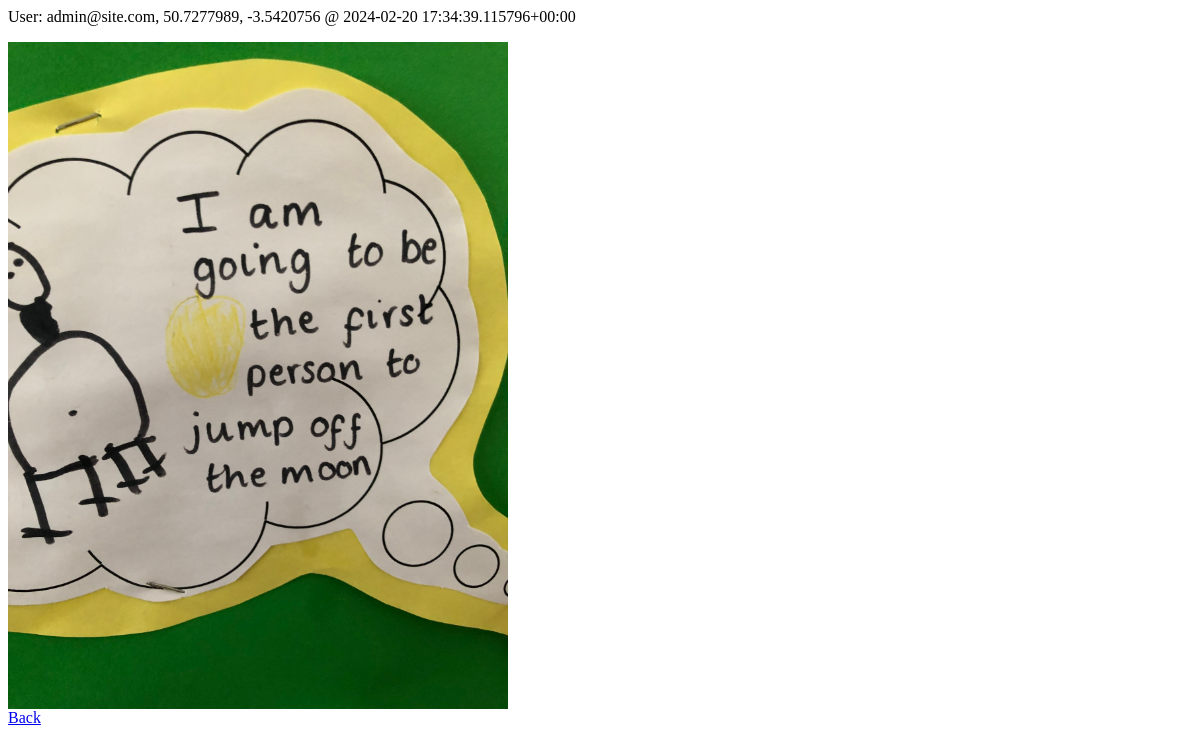
Page /litter/instance/2/ (signed in) on the earlier database version.
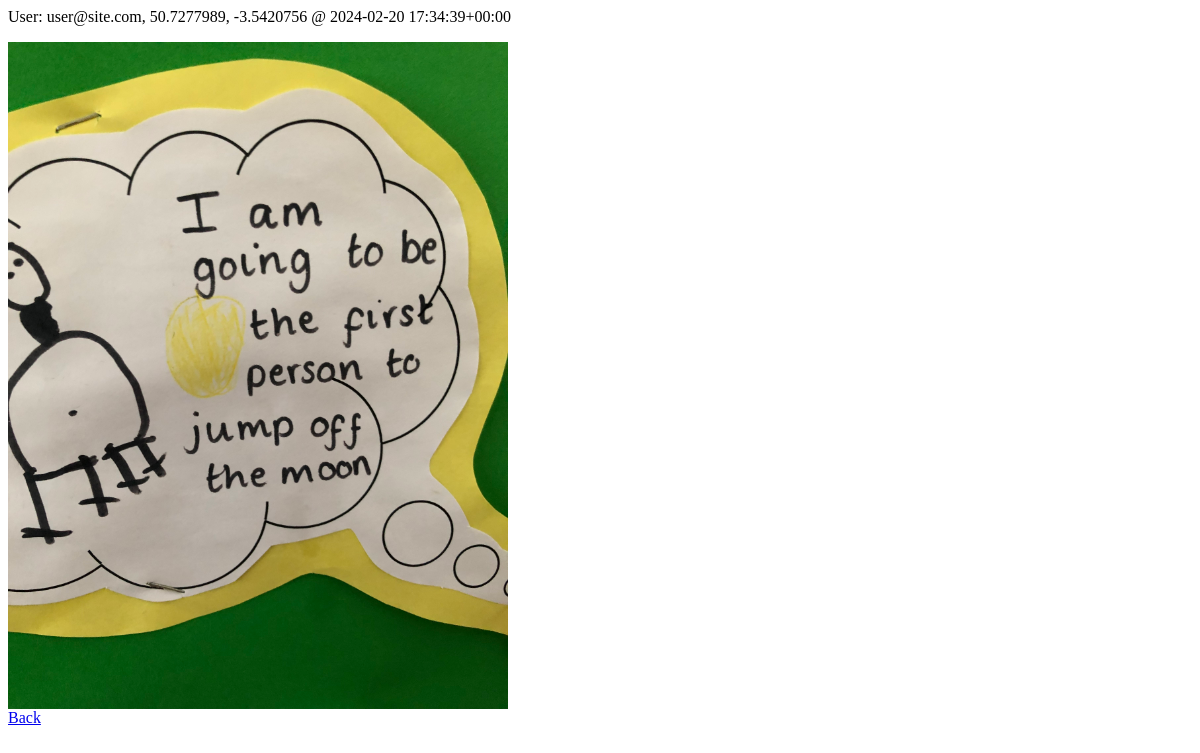
Same page on the later database version.
### litter/models.py (models this page shows)
class LitterInstance(models.Model):
    user = models.ForeignKey(User, on_delete=models.CASCADE)
    lat = models.DecimalField(default=0, decimal_places=7, max_digits=10)
    lon = models.DecimalField(default=0, decimal_places=7, max_digits=10)
    img = models.ImageField(null=True, blank=True, upload_to='images/litter/')
    datetime = models.DateTimeField("Date submitted")
    approved = models.BooleanField(default=False)
    def __str__(self):
        return f"User: {self.user}, {self.lat}, {self.lon} @ {self.datetime}"

### authuser/models.py (models this page shows, shortened)
class User(AbstractBaseUser, PermissionsMixin):
    email = models.EmailField(blank=True, default='', unique=True)
    name = models.CharField(max_length=255, blank=True, default='')
    is_active = models.BooleanField(default=True)
    is_superuser = models.BooleanField(default=False)
    is_staff = models.BooleanField(default=False)
    date_joined = models.DateTimeField(default=timezone.now)
    last_login = models.DateTimeField(blank=True, null=True)
    objects = CustomUserManager()
    USERNAME_FIELD = 'email'
    EMAIL_FIELD = 'email'
    REQUIRED_FIELDS = []
    class Meta:
        verbose_name = 'User'
        verbose_name_plural = 'Users'

### litter/views.py (the view)
# urls.py: path("instance/<int:instance_id>/", views.instance, name="instance"),
def instance(request, instance_id):
    _instance = get_object_or_404(LitterInstance, pk=instance_id)
    return render(request, "litter/instance.html", {"instance": _instance,
                                                    "requester_id": request.user.id,
                                                    "is_staff": request.user.is_staff})

### litter/templates/litter/instance.html (shortened to what this page needs)
{% if is_staff or requester_id == instance.user_id %}
    <p>{{instance}}</p>
    {% if instance.img %}
        <img src="{{ instance.img.url }}" width="500">
    {% endif %}
{% else %}
    <p>You do not have permission to view this instance</p>
{% endif %}
<a href="{% url 'litter:latest' %}">Back</a>

Differences in the rows shown:
changed LitterInstance: user+lat+lon "User: admin@site.com, 50.7277989, -3.5420756 @ 2024-02-20 17:34:39.115796+00:00" → "User: user@site.com, 50.7277989, -3.5420756 @ 2024-02-20 17:34:39+00:00"
